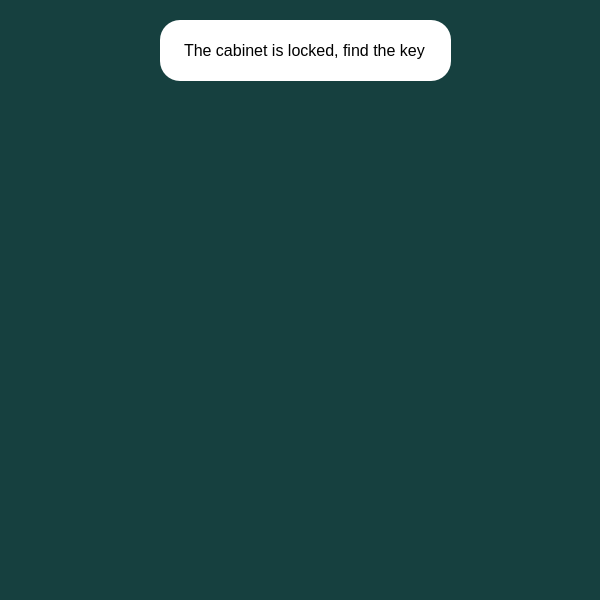
<?xml version="1.0" encoding="UTF-8"?>
<ui version="4.0">
 <class>MainWindow</class>
 <widget class="QMainWindow" name="MainWindow">
  <property name="geometry">
   <rect>
    <x>0</x>
    <y>0</y>
    <width>600</width>
    <height>600</height>
   </rect>
  </property>
  <property name="minimumSize">
   <size>
    <width>600</width>
    <height>600</height>
   </size>
  </property>
  <property name="maximumSize">
   <size>
    <width>600</width>
    <height>600</height>
   </size>
  </property>
  <property name="windowTitle">
   <string>MainWindow</string>
  </property>
  <property name="styleSheet">
   <string notr="true">background-color: #16403F;</string>
  </property>
  <widget class="QWidget" name="centralwidget">
   <widget class="QLabel" name="cabinet_lb">
    <property name="geometry">
     <rect>
      <x>30</x>
      <y>60</y>
      <width>541</width>
      <height>601</height>
     </rect>
    </property>
    <property name="text">
     <string/>
    </property>
    <property name="pixmap">
     <pixmap resource="../files_rc.qrc">:/background/images/two_story_house_fase/cabinet.png</pixmap>
    </property>
    <property name="scaledContents">
     <bool>true</bool>
    </property>
   </widget>
   <widget class="QLabel" name="label">
    <property name="geometry">
     <rect>
      <x>160</x>
      <y>20</y>
      <width>291</width>
      <height>61</height>
     </rect>
    </property>
    <property name="styleSheet">
     <string notr="true">background-color: white;
padding: 20px;
border-radius: 20px;
font-size: 16px;</string>
    </property>
    <property name="text">
     <string>The cabinet is locked, find the key</string>
    </property>
   </widget>
   <widget class="QLabel" name="label_2">
    <property name="geometry">
     <rect>
      <x>220</x>
      <y>90</y>
      <width>151</width>
      <height>131</height>
     </rect>
    </property>
    <property name="text">
     <string/>
    </property>
    <property name="pixmap">
     <pixmap resource="../files_rc.qrc">:/background/images/tractors/yellowpurple_tractor_img.png</pixmap>
    </property>
    <property name="scaledContents">
     <bool>true</bool>
    </property>
   </widget>
  </widget>
 </widget>
 <resources>
  <include location="../files_rc.qrc"/>
 </resources>
 <connections/>
</ui>
